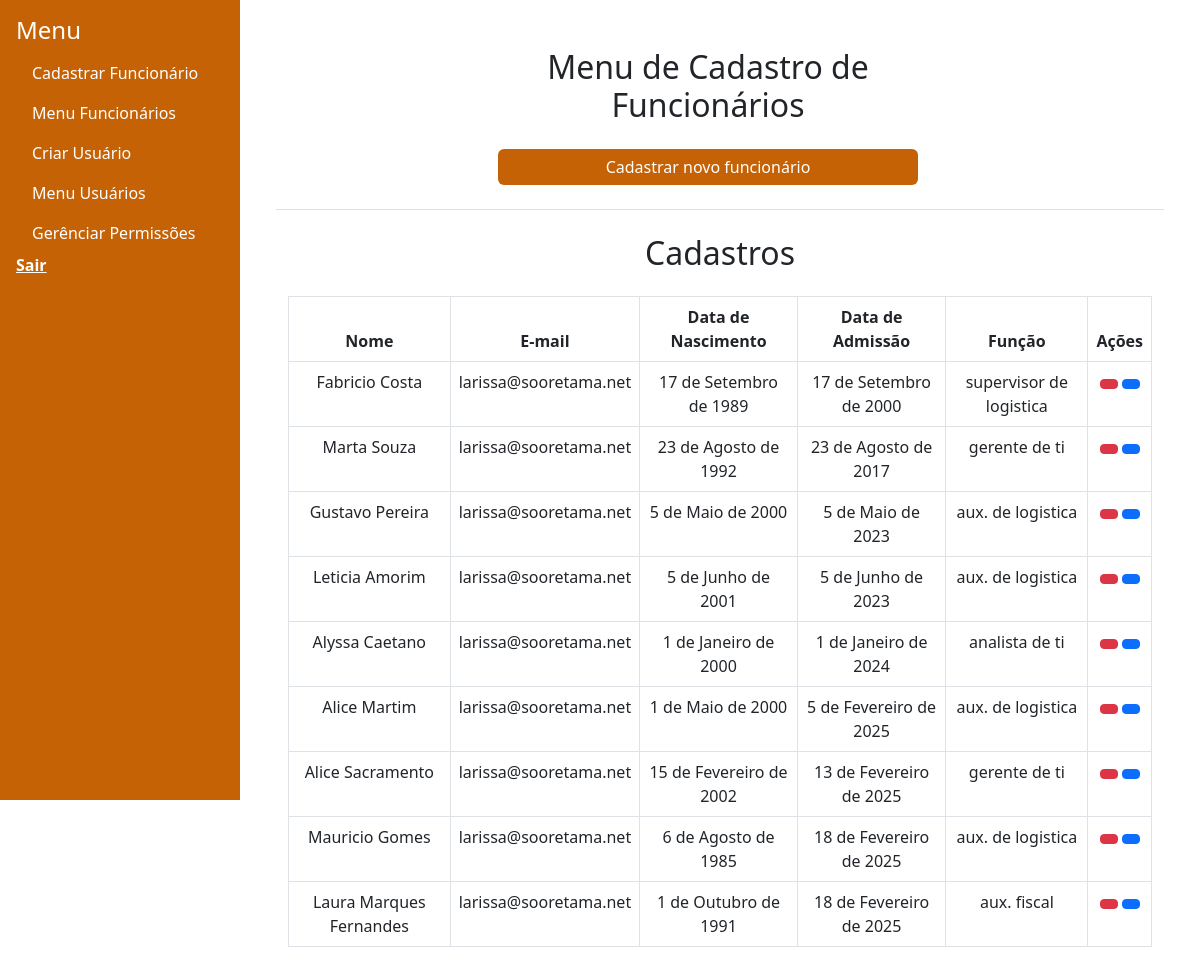
Before: /funcionarios/menu-cadastros/ with the older database file.
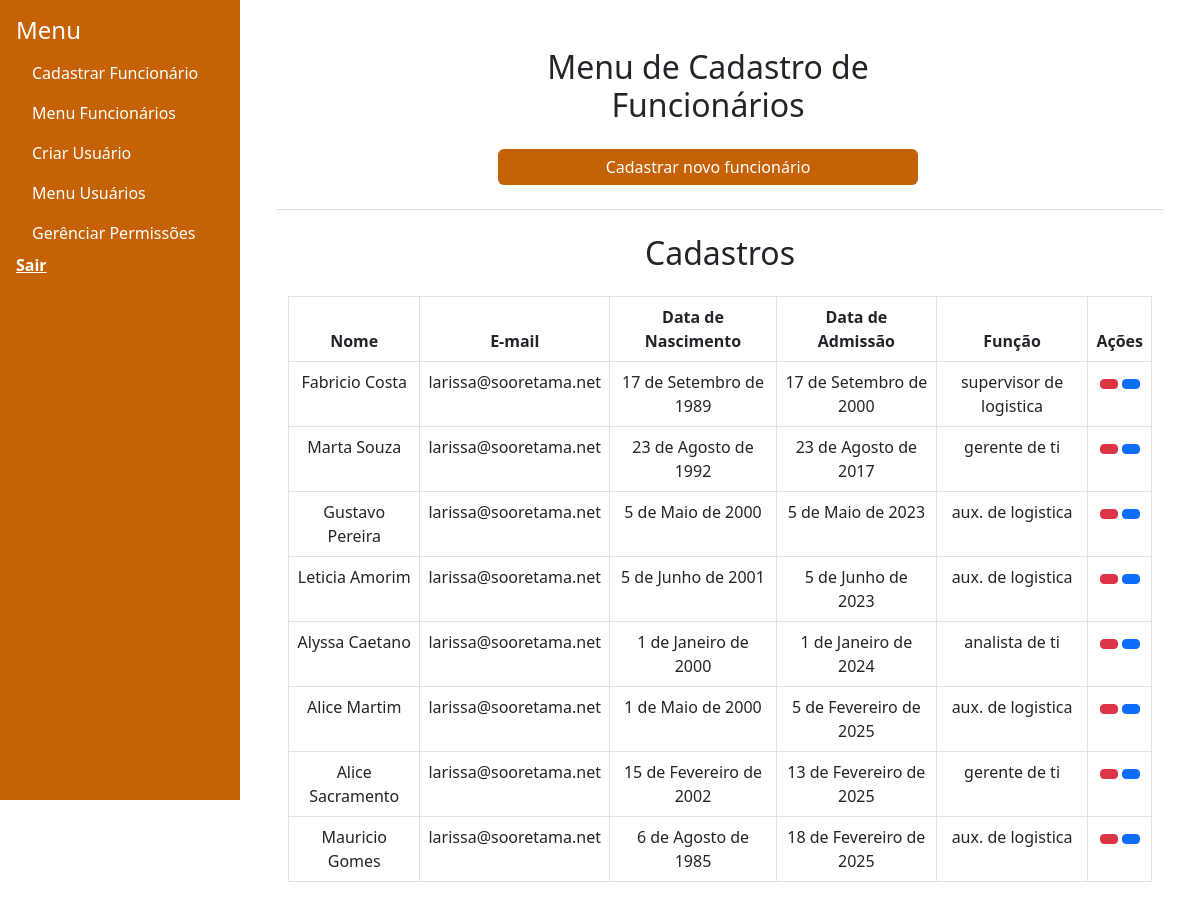
After: the same page with the newer database file.
### funcionarios/models.py (models this page shows)
class Funcionario(models.Model):
    nome = models.CharField(max_length=100,  unique=True)
    email= models.EmailField()
    data_nascimento = models.DateField()
    foto = models.ImageField(upload_to='foto/' , blank=True, null=True)
    arquivo_pdf = models.FileField(upload_to='pdf/' , blank=True, null=True)
    cbo = models.AutoField(primary_key=True)
    funcao = models.CharField(max_length=100, null=True)
    data_admissao = models.DateField(null=True, blank=True, default=timezone.now)
    id_tarefa_mail = models.CharField(max_length=255, null=True, blank=True)
    def __str__(self):
        return self.nome
    class Meta:
        permissions = [
            ("cadastrar_funcionarios", "Pode cadastrar funcionários")
        ]

### funcionarios/views.py (the view)
# urls.py: path('menu-cadastros/', views.menu_cadastros, name='menu_cadastros'),
def menu_cadastros(request):
    funcionarios = Funcionario.objects.all().order_by('data_admissao')
    print(funcionarios)
    logging.info(funcionarios)
    return render(request, 'funcionarios/cadastros.html', {'funcionarios' : funcionarios})

### funcionarios/templates/funcionarios/cadastros.html (shortened to what this page needs)
{% extends "funcionarios/base.html" %}
        {% block content %}
        <div class="container text-center align-items-center min-vh-100">
        <div class="col-lg-6 col-md-8 col-sm-12 mx-auto">
            <div class="container mt-4">
                <div class="row w-100">
                    <h2 class="text-center mb-4">Menu de Cadastro de Funcionários</h2>
                    <a
                    href="{% url 'funcionarios:cadastrar_funcionarios' %}"
                    class="btn btn-primary text-center"
                    id="botao_novo_cadastro"
                    style="background-color:#c56205 !important; border: #b85c07;">Cadastrar novo funcionário</a>
                </div>
            </div>
        </div>
        <div class="my-4 border-top mt-4"></div>
        <div class="container mt-4">
            <h2 class="text-center mt-2"> Cadastros</h2>
            <div class="table-responsive mt-4">
                <form id="actionForm" method="POST" action="{% url 'funcionarios:menu_cadastros' %}">
                    <table class="table table-bordered">
                        <thead>
                            <tr>
                                <th>Nome</th>
                                <th>E-mail</th>
                                <th>Data de Nascimento</th>
                                <th>Data de Admissão</th>
                                <th>Função</th>
                                <th>Ações</th>
                            </tr>
                        </thead>
                        <tbody>
                            {% for funcionario in funcionarios %}
                            <tr>
                                <td>{{ funcionario.nome|default:"Não informado" }}</td>
                                <td>{{ funcionario.email|default:"Não informado" }}</td>
                                <td>{{ funcionario.data_nascimento|default:"Não informado" }}</td>
                                <td>{{ funcionario.data_admissao|default:"Não informado" }}</td>
                                <td>{{ funcionario.funcao|default:"Não informado" }}</td>
                                <td>
                                    <button type="button"
                                        class="btn btn-danger btn-sm confirm-exclusao"
                                        data-bs-toggle="modal"
                                        data-bs-target="#confirmDeleteModal{{ funcionario.cbo }}"
                                        title="Excluir">
                                    </button>
                                    <a href="{% url 'funcionarios:editar_funcionarios' funcionario.cbo %}"
                                        class="btn btn-primary btn-sm align-items-center custom-button"
                                        title="Editar">
                                    </a>
                                </td>
                            </tr>
                            {% empty %}
                            <tr>
                                <td colspan="7" class="text-center">Nenhum funcionário cadastrado</td>
                            </tr>
                            {% endfor %}
                        </tbody>
                    </table>
                </form>
            </div>
        </div>
    </div>
    {% endblock %}

Changed rows visible on the page:
removed Funcionario: nome "Laura Marques Fernandes", email "larissa@sooretama.net", data_nascimento "1 de Outubro de 1991", data_admissao "18 de Fevereiro de 2025", funcao "aux. fiscal"
